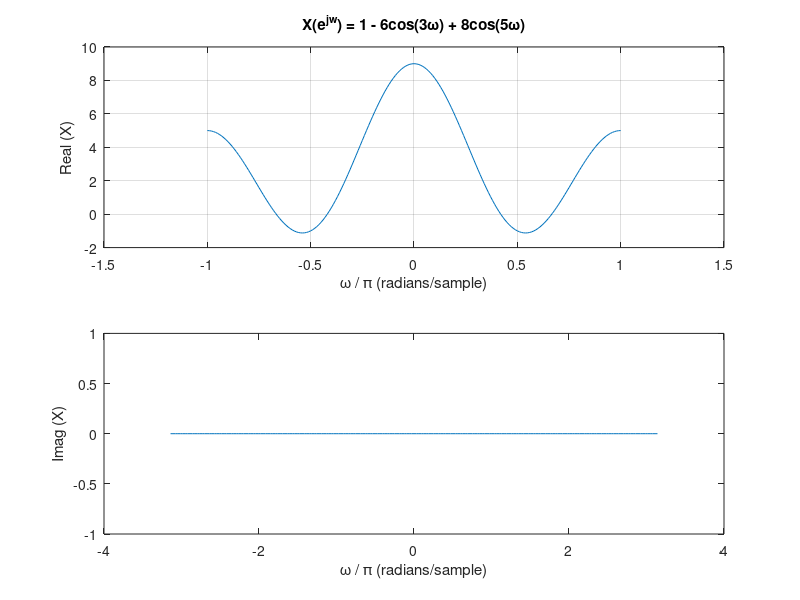

This chart was generated by the following MATLAB code: (Note: this script raises an error after producing the figure.)
% Ryan Newport
% Module 3 Assignment
% Problem 3.3
% EN.525.627.82.SU18
% 06/19/2018
clc;clear;close all;

%% Part A
clc;clear;close all;
k = -100:100;
w = (pi/100)*k;
X = 3 + 2*cos(w) + 4*cos(2*w);

% test to see if real and even
figure; subplot(211); plot(w/pi,real(X))
grid on;
title('X(e^{jw}) = 1 - 6cos(3\omega) + 8cos(5\omega)')
xlabel('\omega / \pi (radians/sample)'); 
ylabel('Real (X)')

subplot(212);
plot(w,imag(X))
xlabel('\omega / \pi (radians/sample)'); 
ylabel('Imag (X)')

% check solution
n = -2:2;
x = [2 1 3 1 2];
X_check = dtft(x,n,w);

figure;subplot(311); stem(n,x);
title('time domain signal x[n]');
xlabel('n'); ylabel('x[n]')
ylim([0 3.5]);
xlim([-2.5 2.5])

subplot(312);
plot(w/pi,abs(X)); hold on;
plot(w/pi,abs(X_check),'r--');
title('Magnitude of X = DTFT{x}')
xlabel('\omega / \pi (radians/sample)'); 
ylabel('|X(e^{jw})|')
legend('X(e^{jw})','DTFT{x[n]}')

subplot(313);
plot(w/pi,angle(X)); hold on;
plot(w/pi,angle(X_check),'r--');
title('Angle of X = DTFT{x}')
xlabel('\omega / \pi (radians/sample)'); 
ylabel('< X(e^{jw})')
legend('X(e^{jw})','DTFT{x[n]}')


%% Part B
clc;clear;close all;
k = -1000:1000;
w = (pi/1000)*k;
Y = 1 - 6*cos(3*w) + 8*cos(5*w);

% test to see if real and even
figure; subplot(211); plot(w/pi,real(Y))
grid on;
title('Y(e^{jw}) = 1 - 6cos(3\omega) + 8cos(5\omega)')
xlabel('\omega / \pi (radians/sample)'); 
ylabel('Real (Y)')

subplot(212);
plot(w,imag(Y))
xlabel('\omega / \pi (radians/sample)'); 
ylabel('Imag (Y)')


n = -5:8;
x = zeros(1,14);
x(4) = 4; x(6) = -3; x(9) = 1; x(12) = -3; x(14) = 4;
X = dtft(x,n,w);

X_check = Y.*exp(-1j*3.*w);

figure;subplot(311); stem(n,x);
title('time domain signal x[n] = y[m-3]');
xlabel('n'); ylabel('x[n]')

subplot(312);
plot(w/pi,abs(X)); hold on;
plot(w/pi,abs(X_check),'r--');
title('Magnitude of X = DTFT{x}')
xlabel('\omega / \pi (radians/sample)'); 
ylabel('|X(e^{jw})|')
legend('X(e^{jw})','Y(e^{jw})e^{-j3\omega}')

subplot(313);
plot(w/pi,angle(X)); hold on;
plot(w/pi,angle(X_check),'r--');
title('Angle of X = DTFT{x}')
xlabel('\omega / \pi (radians/sample)'); 
ylabel('< X(e^{jw})')
legend('X(e^{jw})','Y(e^{jw})e^{-j3\omega}')

% errorMag   = max(abs(X-X_check))
% errorAngle = max(angle(X-X_check))